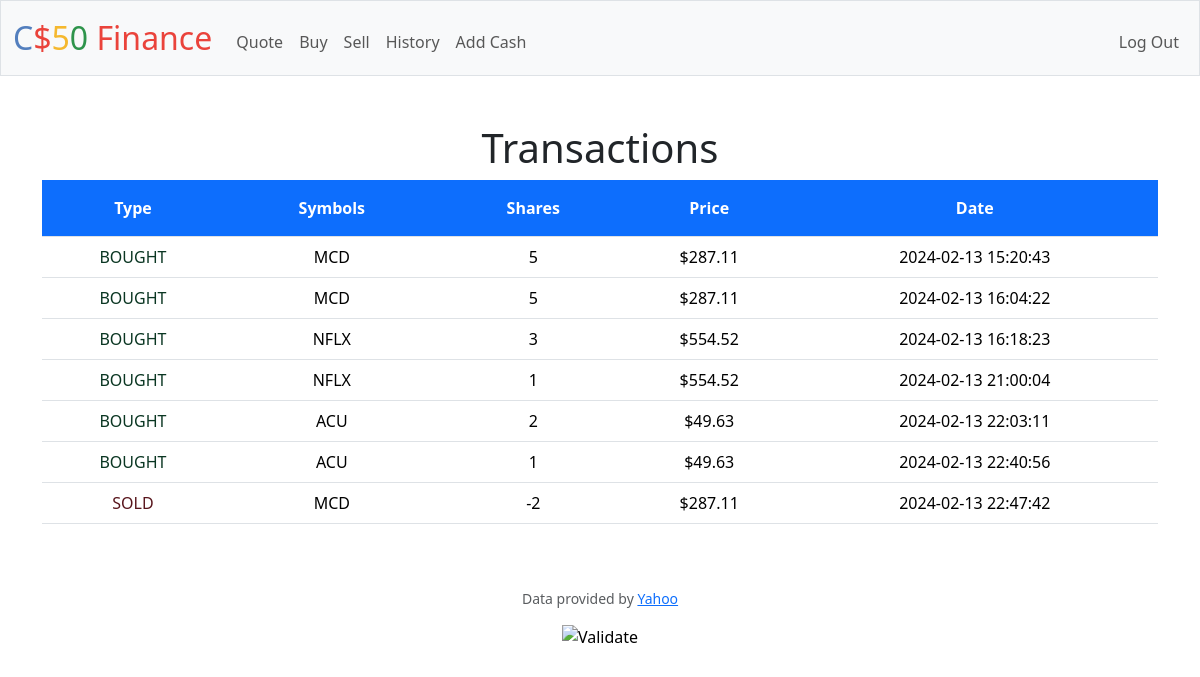
The app's page /history (signed in) with its own data.
### tables this page shows
CREATE TABLE 'transactions' ('id' INTEGER PRIMARY KEY AUTOINCREMENT NOT NULL, 'user_id' INTEGER, 'symbol' TEXT, 'shares' INTEGER, 'price' REAL, 'date' DATETIME);

### app.py (the view)
@app.route("/history")
@login_required
def history():
    user_id = session["user_id"]
    transactions_db = db.execute("SELECT * FROM transactions WHERE user_id = :id", id=user_id)
    for row in transactions_db:
        row["formatted_price"] = usd(row.get("price", 0))
        row["formatted_total"] = usd(row.get("total", 0))
    return render_template("history.html", transactions=transactions_db)

### app.py (called while the page is built)
@app.after_request
def after_request(response):
    response.headers["Cache-Control"] = "no-cache, no-store, must-revalidate"
    response.headers["Expires"] = 0
    response.headers["Pragma"] = "no-cache"
    return response

### helpers.py (called while the page is built)
def login_required(f):
    @wraps(f)
    def decorated_function(*args, **kwargs):
        if session.get("user_id") is None:
            return redirect("/login")
        return f(*args, **kwargs)
    return decorated_function

def usd(value):
    return f"${value:,.2f}"

### templates/history.html (shortened to what this page needs)
{% extends "layout.html" %}
{% block main %}
    <h1>Transactions</h1>
    <table class="table table-hover">
        <thead>
            <tr>
                <th scope="col" class="text-bg-primary p-3">Type</th>
                <th scope="col" class="text-bg-primary p-3">Symbols</th>
                <th scope="col" class="text-bg-primary p-3">Shares</th>
                <th scope="col" class="text-bg-primary p-3">Price</th>
                <th scope="col" class="text-bg-primary p-3">Date</th>
            </tr>
        </thead>
        <tbody>
            {% for row in transactions %}
                <tr>
                    <td class="{% if row['shares'] > 0 %}text-success-emphasis{% else %}text-danger-emphasis{% endif %}">
                        {% if row['shares'] > 0 %}BOUGHT{% else %}SOLD{% endif %}
                    </td>
                    <td>{{ row['symbol'] }}</td>
                    <td>{{ row['shares'] }}</td>
                    <td>{{ row['formatted_price'] }}</td>
                    <td>{{ row['date'] }}</td>
                </tr>
            {% endfor %}
        </tbody>
    </table>
{% endblock %}

### records on screen
transactions: shows "BOUGHT", symbol "MCD", shares "5", formatted_price "$287.11", date "2024-02-13 15:20:43"
transactions: shows "BOUGHT", symbol "MCD", shares "5", formatted_price "$287.11", date "2024-02-13 16:04:22"
transactions: shows "BOUGHT", symbol "NFLX", shares "3", formatted_price "$554.52", date "2024-02-13 16:18:23"
transactions: shows "BOUGHT", symbol "NFLX", shares "1", formatted_price "$554.52", date "2024-02-13 21:00:04"
transactions: shows "BOUGHT", symbol "ACU", shares "2", formatted_price "$49.63", date "2024-02-13 22:03:11"
transactions: shows "BOUGHT", symbol "ACU", shares "1", formatted_price "$49.63", date "2024-02-13 22:40:56"
transactions: shows "SOLD", symbol "MCD", shares "-2", formatted_price "$287.11", date "2024-02-13 22:47:42"
